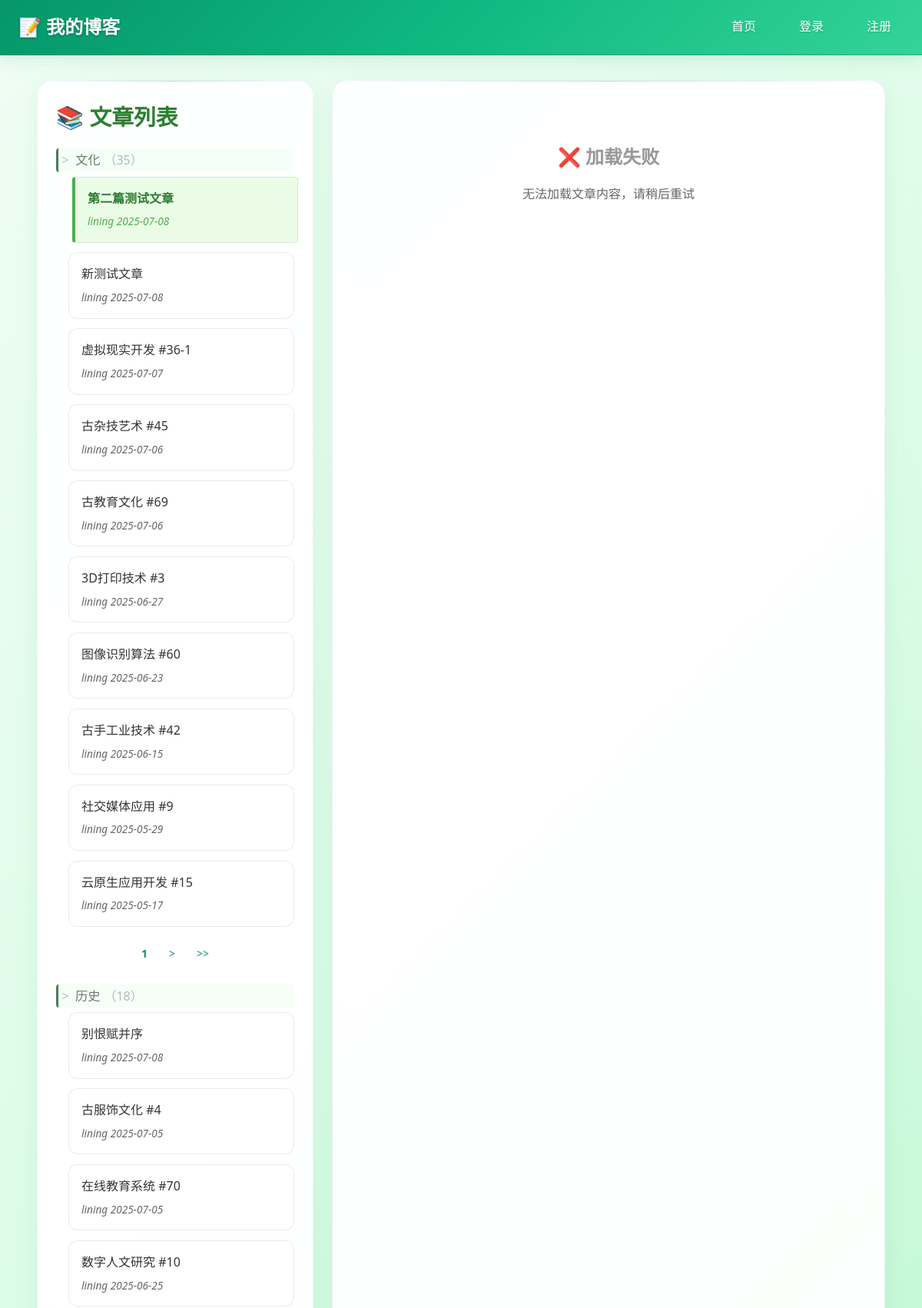
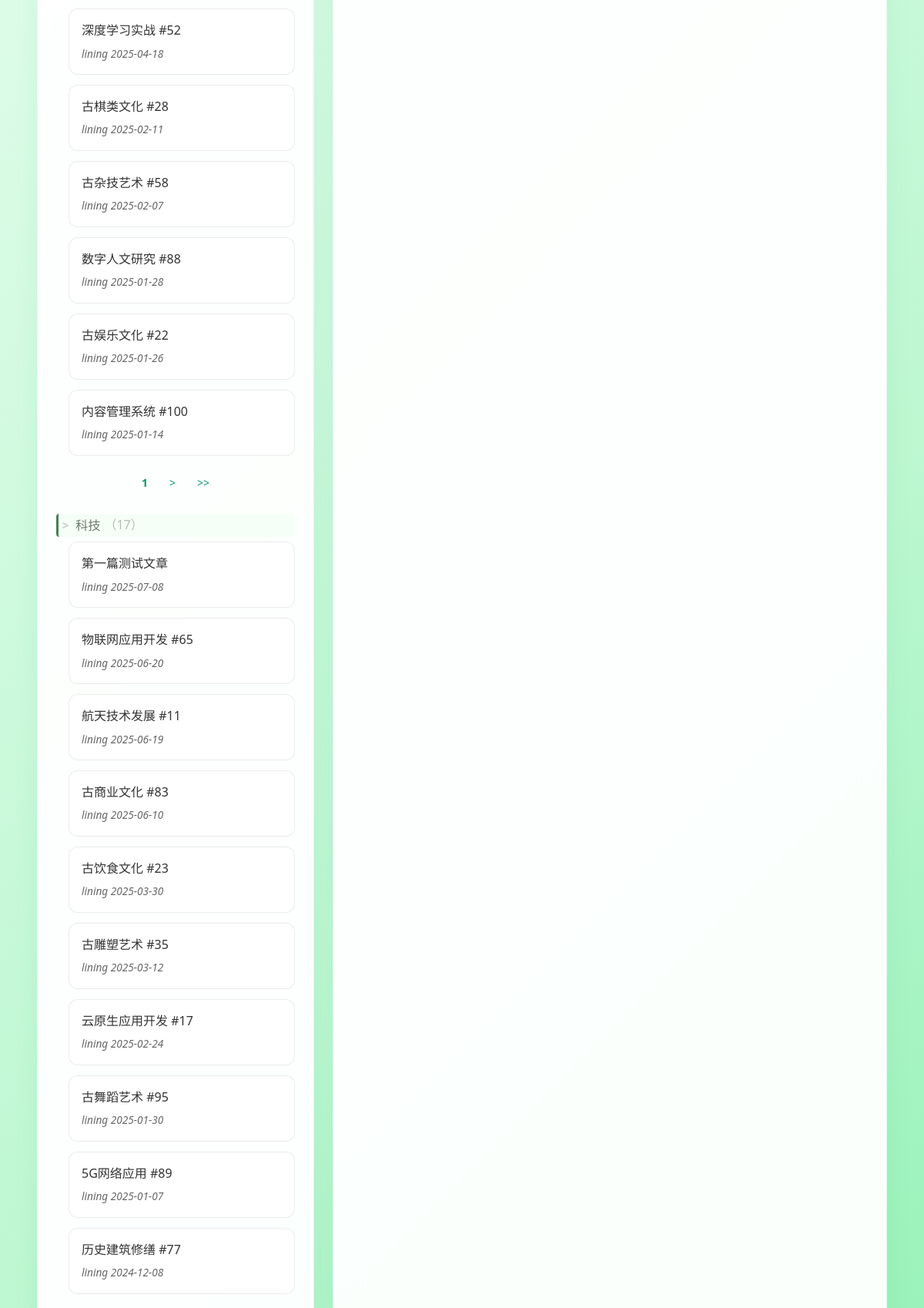
The page / (upper part) on the database its author committed (2 pictures, top to bottom).
### app/models.py (models this page shows)
class Article(Base):
    __tablename__ = "articles"
    id = Column(Integer, primary_key=True, index=True)
    title = Column(String(128), nullable=False)
    content = Column(Text, nullable=False)
    created_at = Column(DateTime, default=datetime.utcnow)
    author_id = Column(Integer, ForeignKey("users.id"))
    author = relationship("User", back_populates="articles")
    views = relationship("ViewRecord", back_populates="article")
    category = Column(String, default="未分类", index=True)

class User(Base):
    __tablename__ = "users"
    id = Column(Integer, primary_key=True, index=True)
    username = Column(String(32), unique=True, index=True, nullable=False)
    hashed_password = Column(String(128), nullable=False)
    articles = relationship("Article", back_populates="author")
    views = relationship("ViewRecord", back_populates="user")

### app/main.py (the view)
@app.get("/", response_class=HTMLResponse)
def index(request: Request, db: Session = Depends(deps.get_db)):
    per_page = 10
    categories = [row[0] for row in db.query(models.Article.category).distinct().all()]
    grouped_data = []
    for category in categories:
        cat_id = category.replace(' ', '_').replace('（', '_').replace('）', '_').replace('(', '_').replace(')', '_').replace('/', '_').replace('\\', '_')
        page_param = f"page_{cat_id}"
        current_page = int(request.query_params.get(page_param, 1))
        skip = (current_page - 1) * per_page
        articles = crud.get_articles_by_category(db, category, skip=skip, limit=per_page)
        total_articles = crud.get_articles_count_by_category(db, category)
        total_pages = (total_articles + per_page - 1) // per_page
        start_page = max(1, current_page - 2)
        end_page = min(total_pages, current_page + 2)
        page_numbers = list(range(start_page, end_page + 1))
        grouped_data.append({
            "category": category,
            "articles": articles,
            "current_page": current_page,
            "total_pages": total_pages,
            "total_articles": total_articles,
            "page_numbers": page_numbers,
            "start_page": start_page,
            "end_page": end_page,
        })
    user = get_current_user_from_cookie(request, db)
    response = templates.TemplateResponse("index.html", {
        "request": request,
        "user": user,
        "grouped_data": grouped_data,
    })
    response.headers["Content-Type"] = "text/html; charset=utf-8"
    return response

### app/templates/index.html (shortened to what this page needs)
{% extends "base.html" %}
{% block content %}
<div class="layout-split">
    <div class="sidebar">
        <h2>📚 文章列表</h2>
        {% if grouped_data %}
            {% for group in grouped_data %}
            {% set cat_id = group.category|replace(' ', '_')|replace('（', '_')|replace('）', '_')|replace('(', '_')|replace(')', '_')|replace('/', '_')|replace('\\', '_') %}
            <div class="article-group">
                <div class="article-group-title collapsible" onclick="toggleGroup('{{ cat_id }}')" id="group-title-{{ cat_id }}">
                    <span class="collapse-arrow" id="arrow-{{ cat_id }}">&gt;</span> {{ group.category }}<span class="group-count">（{{ group.total_articles }}）</span>
                </div>
                <div class="group-content" id="group-content-{{ cat_id }}">
                    <ul class="article-list" id="group-list-{{ cat_id }}">
                        {% for article in group.articles %}
                        <li class="article-item" data-article-id="{{ article.id }}" onclick="loadArticle({{ article.id }})">
                            <div class="article-title">{{ article.title }}</div>
                            <div class="article-meta">
                                <span class="article-author">{{ article.author.username }}</span>
                                <span class="article-date">{{ article.created_at.strftime('%Y-%m-%d') }}</span>
                            </div>
                        </li>
                        {% endfor %}
                    </ul>
                    <div class="pagination-controls">
                        {% set n = group.total_pages %}
                        {% set x = group.current_page %}
                        {% set cat = cat_id %}
                        {% if n > 1 %}
                            {% if x == 1 %}
                                <span class="page-link active">1</span>
                                {% if n > 1 %}
                                    <a class="page-link" href="/?page_{{ cat }}={{ x+1 }}#group-{{ cat }}">&gt;</a>
                                    <a class="page-link" href="/?page_{{ cat }}={{ n }}#group-{{ cat }}">&gt;&gt;</a>
                                {% endif %}
                            {% elif x == n %}
                                <a class="page-link" href="/?page_{{ cat }}=1#group-{{ cat }}">&lt;&lt;</a>
                                <a class="page-link" href="/?page_{{ cat }}={{ x-1 }}#group-{{ cat }}">&lt;</a>
                                <span class="page-link active">{{ n }}</span>
                            {% endif %}
                        {% else %}
                            <span class="page-link active">1</span>
                        {% endif %}
                    </div>
                </div>
            </div>
            {% endfor %}
        {% else %}
            <div class="empty-state">暂无文章</div>
        {% endif %}
    </div>
    <div class="content-area" id="article-content">
    </div>
</div>
{% endblock %}

### app/static/style.css (style rules this page uses)
* { margin: 0; padding: 0; box-sizing: border-box; }
html { background: linear-gradient(135deg, #f0fdf4 0%, #dcfce7 25%, #bbf7d0 50%, #86efac 75%, #4ade80 100%); min-height: 100vh; }
body { font-family: 'Segoe UI', Tahoma, Geneva, Verdana, sans-serif; line-height: 1.6; color: #166534; background: linear-gradient(135deg, #f0fdf4 0%, #dcfce7 25%, #bbf7d0 50%, #86efac 75%, #4ade80 100%); min-height: 100vh; position: relative; margin: 0; padding: 0; display: flex; flex-direction: column; }
body::before { content: ''; position: fixed; top: 0; left: 0; width: 100%; height: 100%; background: radial-gradient(circle at 20% 80%, rgba(187, 247, 208, 0.12) 0%, transparent 50%), radial-gradient(circle at 80% 20%, rgba(134, 239, 172, 0.08) 0%, transparent 50%), radial-gradient(circle at 40% 40%, rgba(74, 222, 128, 0.06) 0%, transparent 50%); pointer-events: none; z-index: -1; }
.layout-split { display: grid; grid-template-columns: 1fr 2fr; gap: clamp(1rem, 2vw, 1.5rem); min-height: calc(100vh - 200px); }
.sidebar { background: rgba(255, 255, 255, 0.95); backdrop-filter: blur(20px); border-radius: clamp(15px, 2vw, 20px); padding: clamp(1rem, 2vw, 1.5rem); box-shadow: 0 8px 32px rgba(5, 150, 105, 0.08); height: fit-content; max-height: calc(100vh - 200px); overflow-y: auto; border: 1px solid rgba(5, 150, 105, 0.08); position: relative; }
.sidebar::before { content: ''; position: absolute; top: 0; left: 0; right: 0; height: 1px; background: linear-gradient(90deg, transparent, rgba(5, 150, 105, 0.3), transparent); }
.content-area { background: rgba(255, 255, 255, 0.95); backdrop-filter: blur(20px); border-radius: clamp(15px, 2vw, 20px); padding: clamp(1.5rem, 3vw, 2rem); box-shadow: 0 8px 32px rgba(5, 150, 105, 0.08); min-height: calc(100vh - 200px); border: 1px solid rgba(5, 150, 105, 0.08); position: relative; }
.content-area::before { content: ''; position: absolute; top: 0; left: 0; right: 0; height: 1px; background: linear-gradient(90deg, transparent, rgba(5, 150, 105, 0.3), transparent); }
h1, h2, h3 { color: #2e7d32; margin-bottom: 1rem; }
h2 { font-size: clamp(1.4rem, 3vw, 1.8rem); font-weight: 600; color: #2e7d32; }
.article-list { list-style: none; }
.article-item { background: rgba(255, 255, 255, 0.9); border-radius: 12px; padding: 1rem; margin-bottom: 0.8rem; cursor: pointer; transition: all 0.3s ease; border: 1px solid rgba(0, 0, 0, 0.08); position: relative; overflow: hidden; backdrop-filter: blur(8px); }
.article-item::before { content: ''; position: absolute; top: 0; left: 0; width: 4px; height: 100%; background: linear-gradient(180deg, #8bc34a, #4caf50); transform: scaleY(0); transition: transform 0.3s ease; }
.article-item.active { background: rgba(139, 195, 74, 0.1); border-left: 4px solid #4caf50; transform: translateX(5px); }
.article-item.active .article-title { color: #2e7d32; font-weight: 600; }
.article-item.active .article-meta { color: #4caf50; }
.article-title { font-size: 1rem; font-weight: 500; color: #333; margin-bottom: 0.5rem; line-height: 1.4; }
.article-meta { font-size: 0.85rem; color: #666; font-style: italic; }
.article-item { animation: fadeIn 0.5s ease-out; }
.pagination-controls { display: flex; justify-content: center; align-items: center; gap: 8px; flex-wrap: nowrap; overflow-x: auto; padding: 5px 0; }
.pagination-btn, .page-link { display: inline-block; padding: 6px 10px; margin: 0; background: transparent; color: #059669; text-decoration: none; border: none; border-radius: 0; font-size: 14px; transition: all 0.3s ease; min-width: auto; text-align: center; white-space: nowrap; }
.page-link.active, .pagination-btn.current { color: #059669; font-weight: bold; border-bottom: none; background: transparent; text-decoration: none; border-radius: 0; }
.article-group-title { font-weight: bold; color: #4a7c59; margin-top: 18px; margin-bottom: 6px; font-size: 15px; border-left: 3px solid #4a7c59; padding-left: 8px; background: #f6fef8; }

### rows shown on the page
Article: title "第二篇测试文章", author.username "lining", created_at "2025-07-08"
Article: title "新测试文章", author.username "lining", created_at "2025-07-08"
Article: title "虚拟现实开发 #36-1", author.username "lining", created_at "2025-07-07"
Article: title "古杂技艺术 #45", author.username "lining", created_at "2025-07-06"
Article: title "古教育文化 #69", author.username "lining", created_at "2025-07-06"
Article: title "3D打印技术 #3", author.username "lining", created_at "2025-06-27"
Article: title "图像识别算法 #60", author.username "lining", created_at "2025-06-23"
Article: title "古手工业技术 #42", author.username "lining", created_at "2025-06-15"
Article: title "社交媒体应用 #9", author.username "lining", created_at "2025-05-29"
Article: title "云原生应用开发 #15", author.username "lining", created_at "2025-05-17"
Article: title "别恨赋并序", author.username "lining", created_at "2025-07-08"
Article: title "古服饰文化 #4", author.username "lining", created_at "2025-07-05"
Article: title "在线教育系统 #70", author.username "lining", created_at "2025-07-05"
Article: title "数字人文研究 #10", author.username "lining", created_at "2025-06-25"
Article: title "深度学习实战 #52", author.username "lining", created_at "2025-04-18"
Article: title "古棋类文化 #28", author.username "lining", created_at "2025-02-11"
Article: title "古杂技艺术 #58", author.username "lining", created_at "2025-02-07"
Article: title "数字人文研究 #88", author.username "lining", created_at "2025-01-28"
Article: title "古娱乐文化 #22", author.username "lining", created_at "2025-01-26"
Article: title "内容管理系统 #100", author.username "lining", created_at "2025-01-14"
Article: title "第一篇测试文章", author.username "lining", created_at "2025-07-08"
Article: title "物联网应用开发 #65", author.username "lining", created_at "2025-06-20"
Article: title "航天技术发展 #11", author.username "lining", created_at "2025-06-19"
Article: title "古商业文化 #83", author.username "lining", created_at "2025-06-10"
Article: title "古饮食文化 #23", author.username "lining", created_at "2025-03-30"
Article: title "古雕塑艺术 #35", author.username "lining", created_at "2025-03-12"
Article: title "云原生应用开发 #17", author.username "lining", created_at "2025-02-24"
Article: title "古舞蹈艺术 #95", author.username "lining", created_at "2025-01-30"
Article: title "5G网络应用 #89", author.username "lining", created_at "2025-01-07"
Article: title "历史建筑修缮 #77", author.username "lining", created_at "2024-12-08"

### other values the page prints
{{ group.category }} "文化" "历史" "科技"
{{ group.total_articles }} "35" "18" "17"
